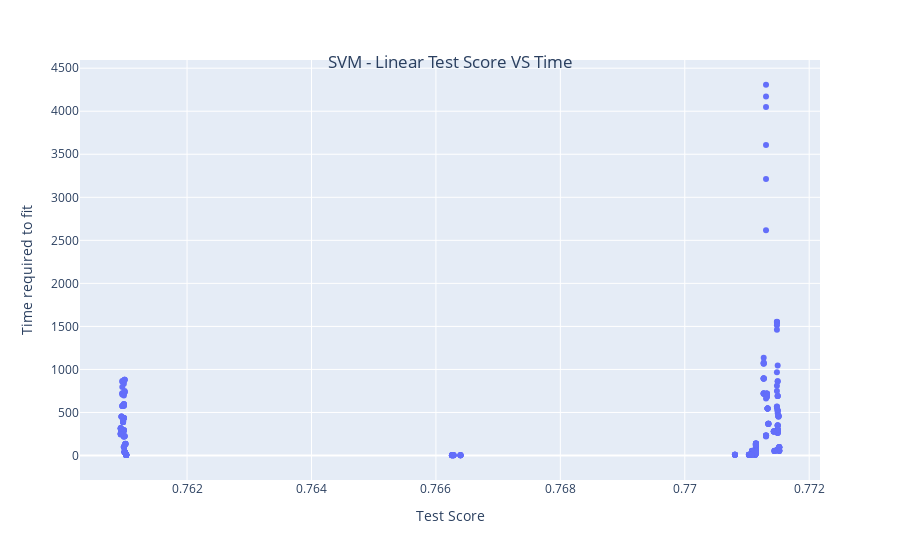

The notebook cell this image was saved under:
### Markdown cell above
##### We wanted to check if the type of loss (hinge / squared ) makes any difference in the score, but as the above graphs shows, the score stayed constant over both the types of losses. The number of iterations did not matter. Square-hinge loss consistently have slightly better accuracy over hinge loss

### Code cell
import plotly.express as px

fig = px.scatter(svc_gridsearch.loc[svc_gridsearch.mean_test_score > 0,:], x="mean_test_score", y="mean_fit_time")

fig.update_layout(xaxis_title="Test Score",
    yaxis_title="Time required to fit",
    title={
        'text': "SVM - Linear Test Score VS Time",
        'y':0.9,
        'x':0.5,
        'xanchor': 'center',
        'yanchor': 'top'})


fig.show()

### Figure 1 — Plotly figure (JSON) as saved in the notebook; plotly's stock layout.template omitted (floating-point values rounded to 4 significant figures; data arrays with more than 128 entries replaced by an {"elided": "..."} marker saying what was removed)
{"data": [{"hovertemplate": "mean_test_score=%{x}<br>mean_fit_time=%{y}<extra></extra>", "legendgroup": "", "marker": {"color": "#636efa", "symbol": "circle"}, "mode": "markers", "name": "", "showlegend": false, "type": "scatter", "x": {"elided": "324 float values"}, "xaxis": "x", "y": {"elided": "324 float values"}, "yaxis": "y"}], "layout": {"autosize": true, "legend": {"tracegroupgap": 0}, "margin": {"t": 60}, "title": {"text": "SVM - Linear Test Score VS Time", "x": 0.5, "xanchor": "center", "y": 0.9, "yanchor": "top"}, "xaxis": {"anchor": "y", "autorange": true, "domain": [0, 1], "range": [0.7603, 0.7722], "title": {"text": "Test Score"}, "type": "linear"}, "yaxis": {"anchor": "x", "autorange": true, "domain": [0, 1], "range": [-302.0, 4613.0], "title": {"text": "Time required to fit"}, "type": "linear"}}}
